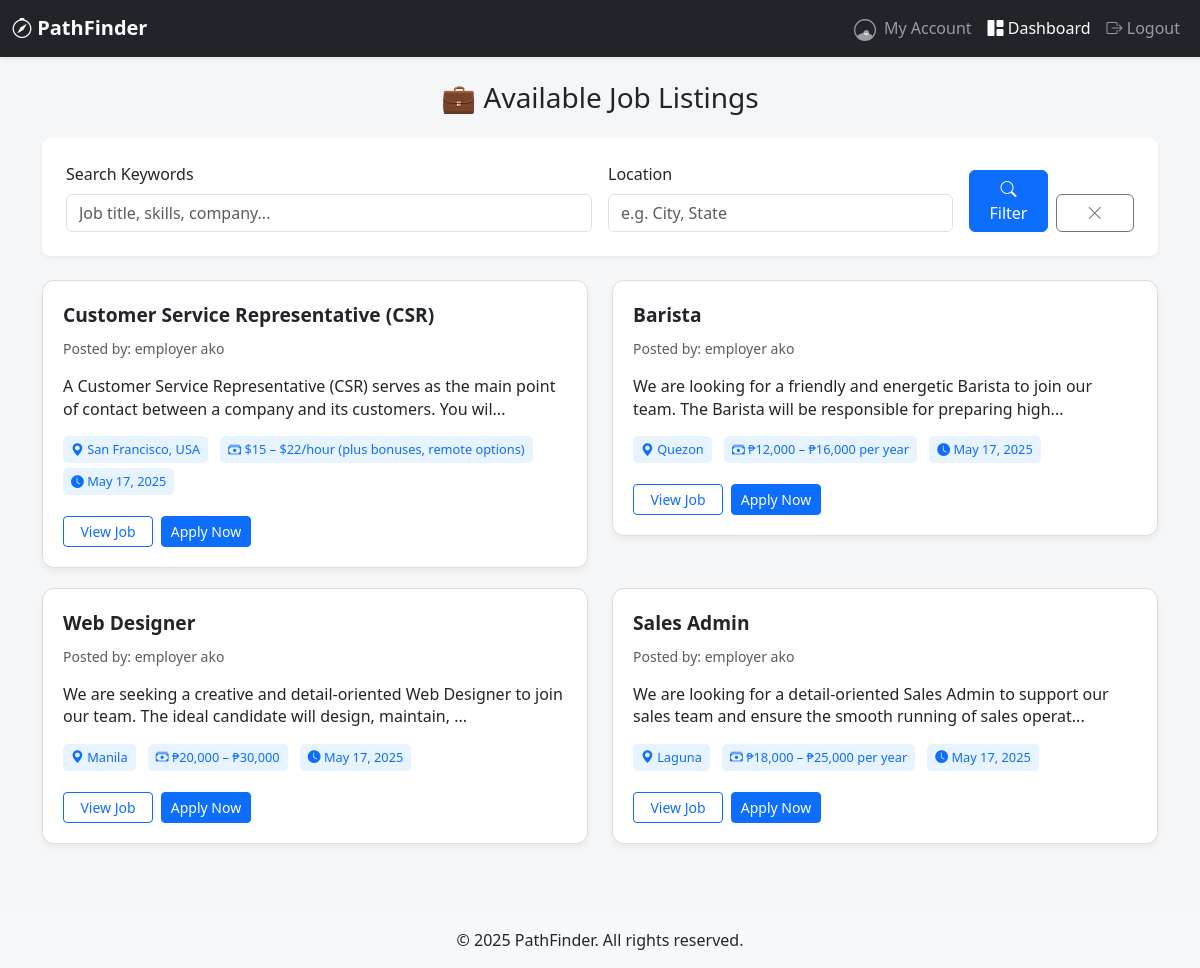
Screenshot of /pathfinderfinal-main/dashboardclient.php (signed in) with the database file from the repository.
### tables this page shows
CREATE TABLE `jobs` (
  `id` int(11) NOT NULL,
  `employer_id` int(11) NOT NULL,
  `title` varchar(255) NOT NULL,
  `description` text NOT NULL,
  `location` varchar(255) DEFAULT NULL,
  `salary` varchar(100) DEFAULT NULL,
  `created_at` datetime DEFAULT current_timestamp()
);

CREATE TABLE `users` (
  `id` int(11) NOT NULL,
  `fullname` varchar(100) NOT NULL,
  `email` varchar(100) NOT NULL,
  `resume` varchar(255) DEFAULT NULL,
  `password` varchar(255) NOT NULL,
  `role` enum('admin','employer','client') NOT NULL,
  `created_at` timestamp NOT NULL DEFAULT current_timestamp()
);

### pathfinderfinal-main/dashboardclient.php (the view, shortened to what this page needs)
<?php
require 'connection.php';
$results_per_page = 10;
$current_page = isset($_GET['page']) && is_numeric($_GET['page']) ? (int)$_GET['page'] : 1;
$offset = ($current_page - 1) * $results_per_page;
$base_sql = "FROM jobs j JOIN users u ON j.employer_id = u.id";
$bind_params = [];
$bind_types = "";
$search_keywords = isset($_GET['search']) ? trim($_GET['search']) : '';
$filter_location = isset($_GET['location']) ? trim($_GET['location']) : '';
$sql_where = "";
$jobs = [];
$select_columns = "j.id, j.title, j.description, j.location, j.salary, j.created_at, u.fullname AS employer_name";
$jobs_sql = "SELECT " . $select_columns . " " . $base_sql . $sql_where . " ORDER BY j.created_at DESC LIMIT ? OFFSET ?";
$stmt_jobs = $conn->prepare($jobs_sql);
if ($stmt_jobs) {
    $current_bind_types = $bind_types . "ii";
    $current_bind_params = array_merge($bind_params, [$results_per_page, $offset]);
    $stmt_jobs->bind_param($current_bind_types, ...$current_bind_params);
    $stmt_jobs->execute();
    $result_jobs = $stmt_jobs->get_result();
    while ($row = $result_jobs->fetch_assoc()) {
        $jobs[] = $row;
    }
} else {
    error_log("Prepare failed for fetching jobs: " . $conn->error);
}
?>
<!DOCTYPE html>
<html lang="en">
<head>
    <link href="https://cdn.jsdelivr.net/npm/bootstrap@5.3.3/dist/css/bootstrap.min.css" rel="stylesheet" />
    <link rel="stylesheet" href="https://cdn.jsdelivr.net/npm/bootstrap-icons@1.11.3/font/bootstrap-icons.min.css">
</head>
<body>
<nav class="navbar navbar-expand-lg navbar-dark bg-dark shadow-sm">
    <div class="container-fluid">
        <a class="navbar-brand" href="dashboardclient.php"><i class="bi bi-compass"></i> PathFinder</a>
        <div class="collapse navbar-collapse justify-content-end" id="navbarNav">
            <ul class="navbar-nav align-items-center">
               <li class="nav-item">
                     <a class="nav-link" href="account.php" title="My Account">
                        <span class="ms-1">My Account</span>
                    </a>
                </li>
                <li class="nav-item"><a class="nav-link active" href="dashboardclient.php"><i class="bi bi-grid-1x2-fill"></i> Dashboard</a></li>
                <li class="nav-item"><a class="nav-link" href="logout.php"><i class="bi bi-box-arrow-right"></i> Logout</a></li>
            </ul>
        </div>
    </div>
</nav>
<div class="container mt-4">
    <h3 class="mb-4 text-center">💼 Available Job Listings</h3>
    <section class="filter-section">
        <form method="GET" action="dashboardclient.php">
            <div class="row g-3">
                <div class="col-md-6">
                    <label for="search" class="form-label">Search Keywords</label>
                    <input type="text" class="form-control" id="search" name="search" placeholder="Job title, skills, company..." value="<?= htmlspecialchars($search_keywords) ?>">
                </div>
                <div class="col-md-4">
                    <label for="location" class="form-label">Location</label>
                    <input type="text" class="form-control" id="location" name="location" placeholder="e.g. City, State" list="location_options" value="<?= htmlspecialchars($filter_location) ?>">
                </div>
                <div class="col-md-2 d-flex align-items-end">
                    <button type="submit" class="btn btn-primary w-100 me-2"><i class="bi bi-search"></i> Filter</button>
                    <a href="dashboardclient.php" class="btn btn-outline-secondary w-100" title="Clear Filters"><i class="bi bi-x-lg"></i></a>
                </div>
            </div>
        </form>
    </section>
    <?php if (count($jobs) > 0): ?>
        <div class="row">
            <?php foreach ($jobs as $job): ?>
                <div class="col-md-6">
                    <div class="job-card">
                        <div class="job-title"><?= htmlspecialchars($job['title']) ?></div>
                        <p class="text-muted small">Posted by: <?= htmlspecialchars($job['employer_name']) ?></p>
                        <p class="description-truncate"><?= nl2br(htmlspecialchars(substr($job['description'], 0, 120))) . (strlen($job['description']) > 120 ? '...' : '') ?></p>
                        <div class="job-tags mb-3">
                            <span class="tag"><i class="bi bi-geo-alt-fill"></i> <?= htmlspecialchars($job['location']) ?></span>
                            <?php if(!empty($job['salary'])): ?>
                                <span class="tag"><i class="bi bi-cash-stack"></i> <?= htmlspecialchars($job['salary']) ?></span>
                            <?php endif; ?>
                            <span class="tag"><i class="bi bi-clock-fill"></i> <?= date("M j, Y", strtotime($job['created_at'])) ?></span>
                        </div>
                        <div class="d-flex gap-2">
                            <a href="view_job.php?id=<?= $job['id'] ?>" class="btn btn-outline-primary btn-sm">View Job</a>
                            <a href="apply.php?id=<?= $job['id'] ?>" class="btn btn-primary btn-sm">Apply Now</a>
                        </div>
                    </div>
                </div>
            <?php endforeach; ?>
        </div>
    <?php else: ?>
        <div class="alert alert-info text-center">No jobs available matching your criteria. Try adjusting your search or filters.</div>
    <?php endif; ?>
</div>
<footer class="text-center mt-5 py-3 bg-light">
    <p class="mb-0">&copy; <?= date('Y') ?> PathFinder. All rights reserved.</p>
</footer>
</body>
</html>

### pathfinderfinal-main/dashboardclient.php (style rules this page uses)
body { background-color: #f4f6f8; font-family: 'Segoe UI', sans-serif; }
.job-card { background: #ffffff; border: 1px solid #ddd; border-radius: 12px; padding: 20px; margin-bottom: 20px; box-shadow: 0 4px 6px rgba(0,0,0,0.05); transition: transform 0.2s ease; }
.job-title { font-size: 1.2rem; font-weight: 600; margin-bottom: 8px; }
.navbar-brand { font-weight: bold; }
.job-tags { margin-top: 10px; }
.tag { display: inline-block; background-color: #e7f3ff; color: #0d6efd; padding: 4px 8px; border-radius: 5px; margin-right: 8px; margin-bottom: 5px; font-size: 0.8rem; }
.btn-sm { min-width: 90px; }
.filter-section { background-color: #fff; padding: 1.5rem; border-radius: 0.5rem; margin-bottom: 1.5rem; box-shadow: 0 2px 4px rgba(0,0,0,0.05); }
.description-truncate { display: -webkit-box; -webkit-line-clamp: 2; -webkit-box-orient: vertical; overflow: hidden; text-overflow: ellipsis; line-height: 1.4em; max-height: 2.8em; }

### rows the page displays
jobs: title "Customer Service Representative (CSR)", users.fullname "employer ako", description "A Customer Service Representative (CSR) serves as the main point of contact between a company and its customers. You wil", location "San Francisco, USA", salary "$15 – $22/hour (plus bonuses, remote options)", created_at "May 17, 2025"
jobs: title "Barista", users.fullname "employer ako", description "We are looking for a friendly and energetic Barista to join our team. The Barista will be responsible for preparing high", location "Quezon", salary "₱12,000 – ₱16,000 per year", created_at "May 17, 2025"
jobs: title "Web Designer", users.fullname "employer ako", description "We are seeking a creative and detail-oriented Web Designer to join our team. The ideal candidate will design, maintain,", location "Manila", salary "₱20,000 – ₱30,000", created_at "May 17, 2025"
jobs: title "Sales Admin", users.fullname "employer ako", description "We are looking for a detail-oriented Sales Admin to support our sales team and ensure the smooth running of sales operat", location "Laguna", salary "₱18,000 – ₱25,000 per year", created_at "May 17, 2025"
